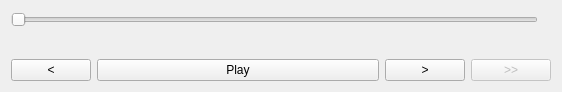
<?xml version="1.0" encoding="UTF-8"?>
<ui version="4.0">
 <class>PlaybackControlWidget</class>
 <widget class="QWidget" name="PlaybackControlWidget">
  <property name="enabled">
   <bool>true</bool>
  </property>
  <property name="geometry">
   <rect>
    <x>0</x>
    <y>0</y>
    <width>562</width>
    <height>92</height>
   </rect>
  </property>
  <property name="windowTitle">
   <string>PlaybackControlWidget</string>
  </property>
  <layout class="QVBoxLayout" name="verticalLayout">
   <item>
    <layout class="QHBoxLayout" name="sliderLayout">
     <item>
      <widget class="PlaybackSlider" name="playbackSlider">
       <property name="enabled">
        <bool>true</bool>
       </property>
       <property name="styleSheet">
        <string notr="true"/>
       </property>
       <property name="singleStep">
        <number>0</number>
       </property>
       <property name="pageStep">
        <number>0</number>
       </property>
       <property name="tracking">
        <bool>false</bool>
       </property>
       <property name="orientation">
        <enum>Qt::Horizontal</enum>
       </property>
       <property name="tickPosition">
        <enum>QSlider::NoTicks</enum>
       </property>
      </widget>
     </item>
     <item>
      <widget class="QLabel" name="positionLabel">
       <property name="text">
        <string/>
       </property>
      </widget>
     </item>
    </layout>
   </item>
   <item>
    <widget class="QLabel" name="episodeName">
     <property name="text">
      <string/>
     </property>
    </widget>
   </item>
   <item>
    <layout class="QHBoxLayout" name="buttonLayout">
     <item>
      <widget class="QPushButton" name="jumpBackButton">
       <property name="enabled">
        <bool>true</bool>
       </property>
       <property name="text">
        <string>&lt;</string>
       </property>
       <property name="shortcut">
        <string>Left</string>
       </property>
      </widget>
     </item>
     <item>
      <widget class="QPushButton" name="playPauseButton">
       <property name="enabled">
        <bool>true</bool>
       </property>
       <property name="sizePolicy">
        <sizepolicy hsizetype="MinimumExpanding" vsizetype="Fixed">
         <horstretch>0</horstretch>
         <verstretch>0</verstretch>
        </sizepolicy>
       </property>
       <property name="text">
        <string>Play</string>
       </property>
      </widget>
     </item>
     <item>
      <widget class="QPushButton" name="jumpForwardButton">
       <property name="enabled">
        <bool>true</bool>
       </property>
       <property name="sizePolicy">
        <sizepolicy hsizetype="Minimum" vsizetype="Fixed">
         <horstretch>0</horstretch>
         <verstretch>0</verstretch>
        </sizepolicy>
       </property>
       <property name="text">
        <string>&gt;</string>
       </property>
       <property name="shortcut">
        <string>Right</string>
       </property>
      </widget>
     </item>
     <item>
      <widget class="QPushButton" name="nextEpisodeButton">
       <property name="enabled">
        <bool>false</bool>
       </property>
       <property name="text">
        <string>&gt;&gt;</string>
       </property>
      </widget>
     </item>
    </layout>
   </item>
  </layout>
 </widget>
 <layoutdefault spacing="6" margin="11"/>
 <customwidgets>
  <customwidget>
   <class>PlaybackSlider</class>
   <extends>QSlider</extends>
   <header>ui/widgets/playbackslider.h</header>
  </customwidget>
 </customwidgets>
 <resources/>
 <connections/>
</ui>
